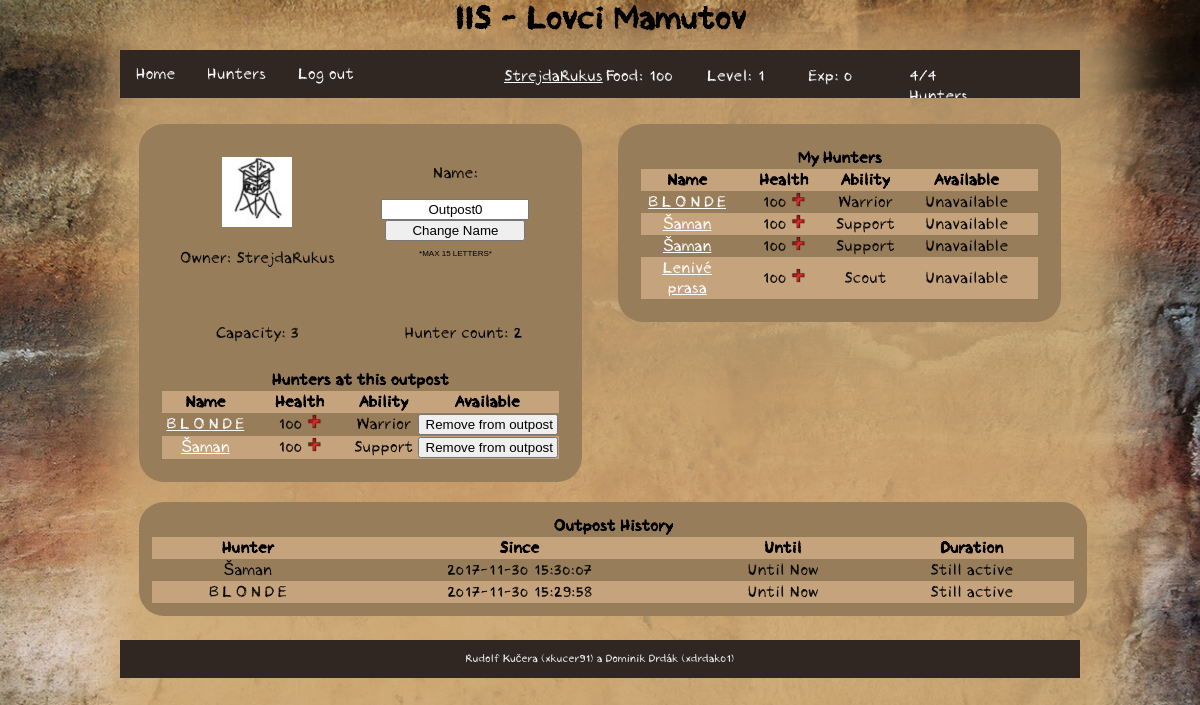
The app's page /iis/outpost/detail/13 (signed in) with its own data.
### tables this page shows
CREATE TABLE `user` (
  `id` int(11) NOT NULL,
  `name` varchar(255) NOT NULL,
  `password` varchar(255) NOT NULL,
  `level` int(11) NOT NULL,
  `food` int(11) NOT NULL,
  `experience` int(11) NOT NULL,
  `role` varchar(10) NOT NULL
);

CREATE TABLE `outpost` (
  `id` int(11) NOT NULL,
  `outpost` varchar(15) NOT NULL,
  `user` int(11) NOT NULL,
  `capacity` int(11) NOT NULL,
  `hunterCount` int(11) NOT NULL
);

CREATE TABLE `outpost_member` (
  `hunterId` int(11) NOT NULL,
  `outpostId` int(11) NOT NULL,
  `since` varchar(255) NOT NULL,
  `until` varchar(255) NOT NULL
);

CREATE TABLE `hunter` (
  `id` int(11) NOT NULL,
  `user` int(11) NOT NULL,
  `name` varchar(15) NOT NULL,
  `health` int(11) NOT NULL,
  `ability` int(11) NOT NULL,
  `available` int(11) NOT NULL
);

CREATE TABLE `ability` (
  `id` int(11) NOT NULL,
  `name` varchar(255) NOT NULL
);

### index.php (called while the page is built, shortened)
<?php
require_once('functions.php');
$router = new RouterController();
$router->handle(array($_SERVER['REQUEST_URI']));
$router->writeView();

### functions.php (called while the page is built, shortened)
<?php
function isLoggedIn() {
	if (isset($_SESSION['user']))
		return true;
	else
		return false;
}
function url($url) {
	return Controller::$url . $url;
}

### model/Db.php (called while the page is built)
<?php
class Db {
    private static $connection;
    private static $settings = array(
		PDO::ATTR_ERRMODE => PDO::ERRMODE_EXCEPTION,
		PDO::MYSQL_ATTR_INIT_COMMAND => "SET NAMES utf8",
		PDO::ATTR_EMULATE_PREPARES => false,
	);
    public static function connect($host, $user, $password, $database) {
		if (!isset(self::$connection)) {
			self::$connection = @new PDO(
				"mysql:host=$host;dbname=$database",
				$user,
				$password,
				self::$settings
			);
		}
	}
    public static function queryOne($query, $parameters = array()) {
		$result = self::$connection->prepare($query);
		$result->execute($parameters);
		return $result->fetch();
	}
    public static function queryAll($query, $parameters = array()) {
		$result = self::$connection->prepare($query);
		$result->execute($parameters);
		return $result->fetchAll();
	}
    public static function querySingle($query, $parameters = array()) {
		$result = self::queryOne($query, $parameters);
		return $result[0];
	}
	public static function query($query, $parameters = array()) {
		$result = self::$connection->prepare($query);
		$result->execute($parameters);
		return $result->rowCount();
	}
}

### model/user.php (called while the page is built, shortened)
<?php
class User {
	private $id;
	private $name;
	private $level;
	private $food;
	private $experience;
	private $role;
	public function __construct ($name) {
		$user = Db::queryOne('SELECT * FROM user WHERE name = ?',[$name]);
		if (empty($user)) {
			$this->name = $name;
			$this->level = 1;
			$this->food = 100;
			$this->experience = 0;
			$this->role = 'user';
		} else {
			$this->id = $user['id'];
			$this->name = $user['name'];
			$this->level = $user['level'];
			$this->food =  $user['food'];
			$this->experience =  $user['experience'];
			$this->role = $user['role'];
		}
	}
	public function setId() {
		$this->id = Db::querySingle('SELECT id FROM user WHERE name = ?', [$this->name]);
	}
	public function getId() {
		if (isset($this->id))
			return $this->id;
		else
			return $this->id = Db::querySingle('SELECT id FROM user WHERE name = ?', [$this->name]);
	}
	public function getLevel() {
		return $this->level;
	}
	public function getFood() {
		return $this->food;
	}
	public function getExp() {
		return $this->experience;
	}
	public function getRole() {
		return $this->role;
	}
	public function getMyHunters() {
		return Db::queryAll('SELECT * FROM hunter WHERE user = ? ORDER BY health DESC', [$this->id]);
	}
	public static function getUserNameById($id) {
		return Db::querySingle('SELECT name FROM user WHERE id = ?', [$id]);
	}
	public function getMyHuntersCount() {
		return Db::query('SELECT * FROM hunter WHERE user = ? AND health > ?', [$this->id,0]);
	}
	public function reward($food, $experience) {
		$this->food += $food;
		$this->experience += $experience;
	}
	public function computeLevel() {
		if ($this->experience > $this->level * 100) {
			$this->experience -= $this->level * 100;
			$this->level++;
		}
	}
}

### controller/RouterController.php (called while the page is built, shortened)
<?php
class RouterController extends Controller
{
	protected $controller;
	private function dashToCamelCase($text)
	{
		$word = str_replace('-', ' ', $text);
		$word = ucwords($word);
		$word = str_replace(' ', '', $word);
		return $word;
	}
	private function parseURL($url)
	{
        $parsedURL = parse_url($url);
		$parsedURL["path"] = ltrim($parsedURL["path"], "/");
		$parsedURL["path"] = trim($parsedURL["path"]);
		$splitPath = explode("/", $parsedURL["path"]);
		return $splitPath;
	}
    public function handle($parameters)
    {
		$parsedURL = $this->parseURL($parameters[0]);
		$iis = array_shift($parsedURL);
		$controllerClass = $this->dashToCamelCase(array_shift($parsedURL)) . 'Controller';
		if (file_exists('controller/' . $controllerClass . '.php'))
			$this->controller = new $controllerClass;
		else
			$this->redirect('error');
        $this->controller->handle($parsedURL);
		if (isLoggedIn()) {
			$this->data['user'] = new User($_SESSION['user']);
		}
    }
}

### model/outpost.php (called while the page is built, shortened)
<?php
class Outpost {
	public static function getOutpostById($id) {
		return Db::queryOne('SELECT * FROM outpost WHERE id = ?', [$id]);
	}
	public static function getHuntersByOutpostId($outpostId) {
		return Db::queryAll('SELECT * FROM hunter JOIN outpost_member ON hunter.id=outpost_member.hunterId WHERE outpostId = ? AND until = ?',[$outpostId, ""]);
	}
	public static function getHistory($outpostId) {
		return Db::queryAll('SELECT * FROM outpost_member WHERE outpostId = ? ORDER BY since DESC LIMIT 5',[$outpostId]);
	}
}

### controller/OutpostController.php (called while the page is built, shortened)
<?php
class OutpostController extends Controller
{
    public function handle($parameters)
    {
        if (isLoggedIn()) {
            $user = new User($_SESSION['user']);
            $user->setId();
            if (isset($parameters[0])) {
                if ($parameters[0] == 'detail') {
                    $outpost = Outpost::getOutpostById($parameters[1]);
                    $this->data['myHunters'] = $user->getMyHunters();
                    $this->data['outpostHunters'] = Outpost::getHuntersByOutpostId($outpost['id']);
                    $this->data['history'] = Outpost::getHistory($outpost['id']);
                }
            }
        }
    }
}

### model/ability.php (called while the page is built, shortened)
<?php
class Ability {
	public static function getAbilityName($id) {
		return Db::querySingle('SELECT name FROM ability WHERE id = ?', [$id]);
	}
}

### model/hunter.php (called while the page is built, shortened)
<?php
class Hunter {
	public static function getHunterNameById($id) {
		return Db::querySingle('SELECT name FROM hunter WHERE id =?', [$id]);
	}
}

### view/outpost.phtml (the view, shortened to what this page needs)
<div class="container">
	<div class="left">
		<div class="left">
			<img src="<?= url('img/outpost.jpg') ?>" class="outpost-img">
			<p>Owner: <?= User::getUserNameById($outpost['user']); ?></p>
		</div>
		<div clas="right">
			<p id="outpostName">
				Name:
				<form method="POST">
					<input type="text" name="changeName" value="<?= $outpost['outpost']; ?>" class="outpost-name-form">
					<input type="submit" value="Change Name" class="outpost-name-form">
				</form>
			 	<span style="font-family: arial; font-size:8px;">*MAX 15 LETTERS*</span>
			</p>
		</div>
		<br>
		<p class="left">Capacity:  <?= $outpost['capacity']; ?></p>
		<p class="right">Hunter count:  <?= $outpost['hunterCount']; ?></p>
		<?php if (!empty($outpostHunters)) : ?>
			<table id="availableHunters">
				<tr>
					<th colspan="4">
						Hunters at this outpost
					</th>
				</tr>
				<tr>
					<th>Name</th>
					<th>Health</th>
					<th>Ability</th>
					<th>Available</th>
				</tr>
				<?php foreach ($outpostHunters as $hunter):?>
					<tr>
						<td><a href="<?= url('hunter/detail/'. $hunter['id']) ?>"><?= $hunter['name'] ?></a></td>
						<td>
							<?php if ($hunter['health'] < 0) : ?>
								<img src="<?= url('img/skull.png') ?>" height="10px">
							<?php else : ?>
								<?= $hunter['health'] ?>
								<img src="<?= url('img/heal.png') ?>" height="15px">
							<?php endif; ?>
						</td>
						<td><?= Ability::getAbilityName($hunter['ability']) ?></td>
						<td>
							<form method="POST">
								<input type="submit" value="Remove from outpost"/>
							</form>
						</td>
					</tr>
				<?php endforeach; ?>
			</table>
		<?php else : ?>
			<table id="availableHunters">
				<tr><th>This Outpost is empty</th></tr>
			</table>
		<?php endif; ?>
	</div>
	<div class="right">
		<table id="availableHunters">
			<tr>
				<th colspan="4">
					My Hunters
				</th>
			</tr>
			<tr>
				<th>Name</th>
				<th>Health</th>
				<th>Ability</th>
				<th>Available</th>
			</tr>
			<?php foreach ($myHunters as $hunter):?>
				<tr>
					<td><a href="<?= url('hunter/detail/'.$hunter['id']) ?>"><?= $hunter['name'] ?></a></td>
					<td>
						<?php if ($hunter['health'] < 0) : ?>
							<img src="<?= url('img/skull.png') ?>" height="10px">
						<?php else : ?>
							<?= $hunter['health'] ?>
							<img src="<?= url('img/heal.png') ?>"" height="15px">
						<?php endif; ?>
					</td>
					<td><?= Ability::getAbilityName($hunter['ability']) ?></td>
					<td>
						<?php if ($hunter['available'] == 1) : ?>
							<form method="POST">
								<input type="hidden" name="hunterId" value="<?= $hunter['id'] ?>">
								<input type="submit" value="Assign to outpost"/>
							</form>
						<?php else : ?>
							Unavailable
						<?php endif; ?>
					</td>
				</tr>
			<?php endforeach; ?>
		</table>
	</div>
</div>
<br>
<div id="outpostHistory">
	<table>
		<tr>
			<th colspan="4">
				Outpost History
			</th>
		</tr>
		<tr>
			<th>Hunter</th>
			<th>Since</th>
			<th>Until</th>
			<th>Duration</th>
		</tr>
		<?php foreach($history as $line) : ?>
			<tr>
				<td><?= Hunter::getHunterNameById($line['hunterId']) ?></td>
				<td><?= $line['since'] ?></td>
				<td>
					<?php if ($line['until'] == null) : ?>
						Until Now
					<?php else : ?>
						<?= $line['until']  ?>
					<?php endif; ?>
				</td>
				<td>
					<?php if ($line['until'] == null) : ?>
						Still active
					<?php endif; ?>
				 </td>
			</tr>
		<?php endforeach; ?>
	</table>
</div>

### view/template.phtml (shortened to what this page needs)
<!DOCTYPE html>
<html lang="cs-cz">
	<head>
		<link rel="stylesheet" href="<?= url('css/style.css') ?>" type="text/css"/>
		<link rel="stylesheet" href="<?= url('css/navigation.css') ?>" type="text/css"/>
		<link rel="stylesheet" href="<?= url('css/start.css') ?>" type="text/css"/>
		<link rel="stylesheet" href="<?= url('css/hunter.css') ?>" type="text/css"/>
		<link rel="stylesheet" href="<?= url('css/outpost.css') ?>" type="text/css"/>
		<link rel="stylesheet" href="<?= url('css/expedition.css') ?>" type="text/css"/>
		<link rel="stylesheet" href="<?= url('css/user.css') ?>" type="text/css"/>
		<link rel="stylesheet" href="<?= url('css/admin.css') ?>" type="text/css"/>
	</head>
	<body>
		<header>
			<div class="center">
				<h1>IIS - Lovci Mamutov</h1>
			</div>
		</header>
		<nav>
			<div class="center">
				<ul>
					<li><a href="<?= url('home') ?>">Home</a></li>
					<?php if (isLoggedIn()): ?>
						<li><a href="<?= url('hunter/overview') ?>">Hunters</a></li>
						<li><a href="<?= url('logout') ?>">Log out</a></li>
						<div id="stats">
							<p id="stats-name"><a href="<?= url('user/detail/'.$user->getId()) ?>"><?= $_SESSION['user'] ?></a></p>
							<p id="stats-food">Food: <?= $user->getFood()?></p>
							<p id="stats-lvl">Level: <?= $user->getLevel()?></p>
							<p id="stats-exp">Exp: <?= $user->getExp()?></p>
							<p id="stats-hunters"><?= $user->getMyHuntersCount() ?>/<?= $user->getLevel()+3?> Hunters</p>
						</div>
					<?php endif; ?>
				</ul>
			</div>
		</nav>
		<article>
			<div class="center">
				<?php $this->controller->writeView();  ?>
			</div>
		</article>
		<footer>
			<div class="center">
				<p>
					<?php if (isLoggedIn()) : ?>
						<?php if ($user->getRole() == 'admin') : ?>
							<a href="<?= url('admin/controlPanel') ?>">Rudolf Kučera (xkucer91) a Dominik Drdák (xdrdak01)</a>
						<?php else : ?>
							Rudolf Kučera (xkucer91) a Dominik Drdák (xdrdak01)
						<?php endif; ?>
					<?php else : ?>
						<a href="<?= url('admin/login') ?>">Rudolf Kučera (xkucer91) a Dominik Drdák (xdrdak01)</a>
					<?php endif; ?>
				</p>
			</div>
		</footer>
	</body>
</html>

### css/style.css (style rules this page uses)
html { height: 100%; width: 100%; margin: 0; padding: 0; font-family: 'Crayon Hand', Arial, sans-serif; font-weight:normal; font-style:normal; text-shadow: none; }
body { width: 100%; margin: 0; padding: 0; min-height: 100%; float: left; background-image: url('../img/bg.jpg'); background-size: cover; background-repeat: no-repeat; background-attachment: fixed; }
header { width: 100%; height: 50px; margin: 0; padding: 0; float: left; }
article { margin: 0; padding: 2%; width: 96%; min-height: 200px; float: left; }
footer { width: 100%; font-size: 11px; text-align: center; float: left; margin: 0; }
footer .center { background-color: #302722; color: white; padding-top: 1px; padding-bottom: 1px; }
.center { margin: 0 auto; padding: 0; width: 80%; }
h1 { margin: 0; text-align: center; }
a, a:visited { color: white; }

### css/navigation.css (style rules this page uses)
nav { height: 50px; width: 100%; margin: 0; padding: 0; float: left; }
nav ul { list-style-type: none; margin: 0; padding: 0; overflow: hidden; background-color: #302722; }
nav li { float: left; margin-bottom: 0; }
nav li a { display: block; color: white; text-align: center; padding: 14px 16px; text-decoration: none; margin-bottom: 0; }
#stats { height: 40px; width:60%; float:right; color: white; }
#stats p { float:left; height: 40px; width: 15%; margin-right: 15px; }

### css/outpost.css (style rules this page uses)
.left { float: left; width: 43%; padding: 2.5%; background-color: #987d5b; border-radius: 25px; }
.right { float: right; width: 43%; padding: 2.5%; background-color: #987d5b; border-radius: 25px; }
.left, .right { text-align: center; }
#availableHunters, #availableHunters td, #availableHunters th { border-collapse: collapse; }
#availableHunters { width: 100%; text-align: center; float: left; background-color: #987d5b; border-radius: 25px; }
#availableHunters input { width: 140px; }
#availableHunters td:nth-child(2) { width: 100px; }
#availableHunters td:nth-child(4) { width: 140px; }
#availableHunters tr:nth-child(2n) { border-collapse: collapse; background-color: #c5a37d; }
.outpost-name-form { margin: auto; content:''; display: block; text-align: center; margin: auto; width: 140px; }
.container { width: 100%; float:left; }
#outpostHistory { margin-top: 20px; float:left; width: 100%; background-color: #987d5b; border-radius: 25px; padding: 13px; }
#outpostHistory table { width: 100%; border-collapse: collapse; text-align: center; }
#outpostHistory tr:nth-child(2n) { border-collapse: collapse; background-color: #c5a37d; }

### records on screen
user: food "100", level "1", experience "0", $user->getLevel()+3 "4"
outpost: user.name "StrejdaRukus", changeName "Outpost0", capacity "3", hunterCount "2"
outpost_member: hunter.name "B.L.O.N.D.E", hunter.health "100", hunter.ability "Warrior", hunterId.name "B.L.O.N.D.E", since "2017-11-30 15:29:58", until "Until Now"
outpost_member: hunter.name "Šaman", hunter.health "100", hunter.ability "Support", hunterId.name "Šaman", since "2017-11-30 15:30:07", until "Until Now"
hunter: name "B.L.O.N.D.E", health "100", ability.name "Warrior", available "Unavailable"
hunter: name "Šaman", health "100", ability.name "Support", available "Unavailable"
hunter: name "Šaman", health "100", ability.name "Support", available "Unavailable"
hunter: name "Lenivé prasa", health "100", ability.name "Scout", available "Unavailable"

### other values on screen
$_SESSION['user'] "StrejdaRukus"
$user->getMyHuntersCount() "4"
